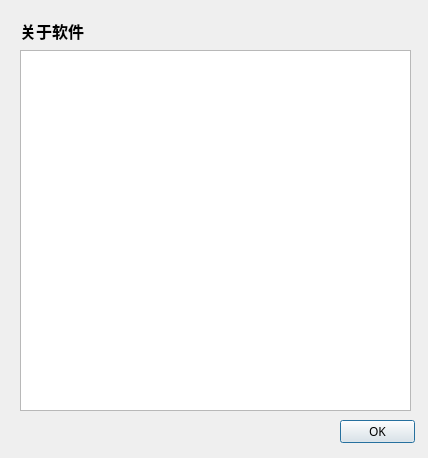
<?xml version="1.0" encoding="UTF-8"?>
<ui version="4.0">
 <class>CInstructionsDialog</class>
 <widget class="QDialog" name="CInstructionsDialog">
  <property name="geometry">
   <rect>
    <x>0</x>
    <y>0</y>
    <width>428</width>
    <height>458</height>
   </rect>
  </property>
  <property name="font">
   <font>
    <family>楷体</family>
   </font>
  </property>
  <property name="windowTitle">
   <string>Dialog</string>
  </property>
  <widget class="QPushButton" name="ButtonOK">
   <property name="geometry">
    <rect>
     <x>340</x>
     <y>420</y>
     <width>75</width>
     <height>23</height>
    </rect>
   </property>
   <property name="font">
    <font>
     <family>微软雅黑</family>
    </font>
   </property>
   <property name="text">
    <string>OK</string>
   </property>
  </widget>
  <widget class="QWidget" name="verticalLayoutWidget">
   <property name="geometry">
    <rect>
     <x>20</x>
     <y>50</y>
     <width>391</width>
     <height>361</height>
    </rect>
   </property>
   <layout class="QVBoxLayout" name="verticalLayout">
    <item>
     <widget class="QTextEdit" name="RichText">
      <property name="readOnly">
       <bool>true</bool>
      </property>
     </widget>
    </item>
   </layout>
  </widget>
  <widget class="QLabel" name="labelTitle">
   <property name="geometry">
    <rect>
     <x>20</x>
     <y>20</y>
     <width>71</width>
     <height>21</height>
    </rect>
   </property>
   <property name="font">
    <font>
     <family>楷体</family>
     <pointsize>12</pointsize>
     <weight>75</weight>
     <bold>true</bold>
    </font>
   </property>
   <property name="text">
    <string>关于软件</string>
   </property>
  </widget>
 </widget>
 <resources/>
 <connections/>
</ui>
